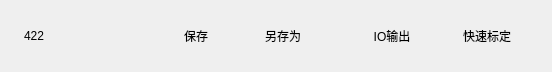
    <widget class="QFrame" name="setupToolbar">
     <property name="minimumSize">
      <size>
       <width>0</width>
       <height>72</height>
      </size>
     </property>
     <property name="maximumSize">
      <size>
       <width>16777215</width>
       <height>72</height>
      </size>
     </property>
     <property name="frameShape">
      <enum>QFrame::NoFrame</enum>
     </property>
     <layout class="QHBoxLayout" name="horizontalLayout_toolbar">
      <property name="spacing">
       <number>18</number>
      </property>
      <property name="leftMargin">
       <number>24</number>
      </property>
      <property name="topMargin">
       <number>8</number>
      </property>
      <property name="rightMargin">
       <number>24</number>
      </property>
      <property name="bottomMargin">
       <number>8</number>
      </property>
      <item>
       <widget class="QLabel" name="setupPageCodeLabel">
        <property name="text">
         <string>422</string>
        </property>
        <property name="pageCode" stdset="0">
         <bool>true</bool>
        </property>
       </widget>
      </item>
      <item>
       <widget class="QToolButton" name="setupExternalEditButton">
        <property name="minimumSize">
         <size>
          <width>42</width>
          <height>42</height>
         </size>
        </property>
        <property name="text">
         <string/>
        </property>
        <property name="icon">
         <iconset resource="../resources/resources.qrc">
          <normaloff>:/icons/external-link.svg</normaloff>:/icons/external-link.svg</iconset>
        </property>
        <property name="iconSize">
         <size>
          <width>24</width>
          <height>24</height>
         </size>
        </property>
        <property name="autoRaise">
         <bool>true</bool>
        </property>
       </widget>
      </item>
      <item>
       <spacer name="horizontalSpacer_toolbar">
        <property name="orientation">
         <enum>Qt::Horizontal</enum>
        </property>
        <property name="sizeHint" stdset="0">
         <size>
          <width>40</width>
          <height>20</height>
         </size>
        </property>
       </spacer>
      </item>
      <item>
       <widget class="QToolButton" name="setupSaveButton">
        <property name="minimumSize">
         <size>
          <width>66</width>
          <height>56</height>
         </size>
        </property>
        <property name="text">
         <string>保存</string>
        </property>
        <property name="icon">
         <iconset resource="../resources/resources.qrc">
          <normaloff>:/icons/save.svg</normaloff>:/icons/save.svg</iconset>
        </property>
        <property name="iconSize">
         <size>
          <width>24</width>
          <height>24</height>
         </size>
        </property>
        <property name="toolButtonStyle">
         <enum>Qt::ToolButtonTextUnderIcon</enum>
        </property>
        <property name="autoRaise">
         <bool>true</bool>
        </property>
       </widget>
      </item>
      <item>
       <widget class="QToolButton" name="setupSaveAsButton">
        <property name="minimumSize">
         <size>
          <width>72</width>
          <height>56</height>
         </size>
        </property>
        <property name="text">
         <string>另存为</string>
        </property>
        <property name="icon">
         <iconset resource="../resources/resources.qrc">
          <normaloff>:/icons/save-as.svg</normaloff>:/icons/save-as.svg</iconset>
        </property>
        <property name="iconSize">
         <size>
          <width>24</width>
          <height>24</height>
         </size>
        </property>
        <property name="toolButtonStyle">
         <enum>Qt::ToolButtonTextUnderIcon</enum>
        </property>
        <property name="autoRaise">
         <bool>true</bool>
        </property>
       </widget>
      </item>
      <item>
       <widget class="QFrame" name="toolbarDivider">
        <property name="minimumSize">
         <size>
          <width>1</width>
          <height>36</height>
         </size>
        </property>
        <property name="maximumSize">
         <size>
          <width>1</width>
          <height>36</height>
         </size>
        </property>
        <property name="frameShape">
         <enum>QFrame::NoFrame</enum>
        </property>
       </widget>
      </item>
      <item>
       <widget class="QToolButton" name="setupExportButton">
        <property name="minimumSize">
         <size>
          <width>72</width>
          <height>56</height>
         </size>
        </property>
        <property name="text">
         <string>IO输出</string>
        </property>
        <property name="icon">
         <iconset resource="../resources/resources.qrc">
          <normaloff>:/icons/io.svg</normaloff>:/icons/io.svg</iconset>
        </property>
        <property name="iconSize">
         <size>
          <width>24</width>
          <height>24</height>
         </size>
        </property>
        <property name="toolButtonStyle">
         <enum>Qt::ToolButtonTextUnderIcon</enum>
        </property>
        <property name="autoRaise">
         <bool>true</bool>
        </property>
       </widget>
      </item>
      <item>
       <widget class="QToolButton" name="setupQuickCalibrateButton">
        <property name="minimumSize">
         <size>
          <width>82</width>
          <height>56</height>
         </size>
        </property>
        <property name="text">
         <string>快速标定</string>
        </property>
        <property name="icon">
         <iconset resource="../resources/resources.qrc">
          <normaloff>:/icons/fit.svg</normaloff>:/icons/fit.svg</iconset>
        </property>
        <property name="iconSize">
         <size>
          <width>24</width>
          <height>24</height>
         </size>
        </property>
        <property name="toolButtonStyle">
         <enum>Qt::ToolButtonTextUnderIcon</enum>
        </property>
        <property name="autoRaise">
         <bool>true</bool>
        </property>
       </widget>
      </item>
     </layout>
    </widget>
